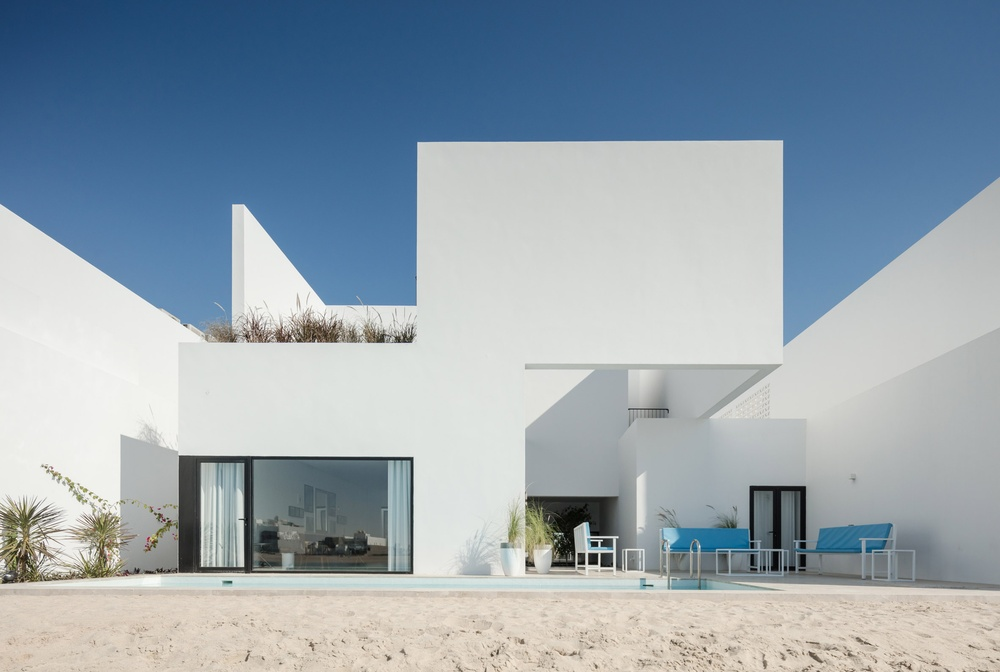
#> input picture images/house.jpg, 1000 x 672 px, shrunk from 2364 x 1588 before the run
$ python main.py
#> lines starting #> are read from the running program, lines starting #| are printed output that depends on the picture; after the words box and inside, x2 and y2 are one past the last pixel; in counts of white or black regions, pixels touching at a corner belong together
### harris.py
import matplotlib.pyplot as plt
import numpy as np
from scipy.ndimage import filters
from image_utils import append_images


def compute_harris_response(image, sigma: int = 5):
    """ Compute Harris corner detection response function for each pixel in an image (grayscale)"""

    # derivatives
    im_x = np.zeros(image.shape)
    filters.gaussian_filter(image, (sigma, sigma), (0, 1), im_x)
    im_y = np.zeros(image.shape)
    filters.gaussian_filter(image, (sigma, sigma), (1, 0), im_y)

    # Compute Components of Harris Matrix
    W_xx = filters.gaussian_filter(im_x * im_x, sigma)
    W_xy = filters.gaussian_filter(im_x * im_y, sigma)
    W_yy = filters.gaussian_filter(im_y * im_y, sigma)

    # determinant and trace
    W_det = W_xx * W_yy - W_xy ** 2
    W_trace = W_xx + W_yy

    return W_det / W_trace


def get_harris_points(harris_image, min_dist: int = 10, threshold: float = 0.1):
    """
    :param threshold:
    :param harris_image: harris response image
    :param min_dist:  minimum number of pixels separating
                        corners and image boundary
    :return:  Return corners
    """

    # find top corner candidate above a threshold
    corner_thresh = harris_image.max() * threshold
    harris_image_t = (harris_image > corner_thresh) * 1

    # get coordinates of corner candidate & their values
    coordinates = np.array(harris_image_t.nonzero()).T
    candidate_values = [harris_image[c[0], c[1]] for c in coordinates]

    # sort
    index = np.argsort(candidate_values)

    # store allowed position in array
    allowed_positions = np.zeros(harris_image.shape)
    allowed_positions[min_dist:-min_dist, min_dist:-min_dist] = 1

    # select best points taking min_dist into account
    filtered_coordinates = []
    for i in index:
        if allowed_positions[coordinates[i, 0], coordinates[i, 1]] == 1:
            filtered_coordinates.append(coordinates[i])
            allowed_positions[(coordinates[i, 0] - min_dist): (coordinates[i, 1] + min_dist),
            (coordinates[i, 1] - min_dist):(coordinates[i, 1] + min_dist)] = 0
    return filtered_coordinates


# [11 lines left out: function plot_harris_points, not called in this run]


def get_descriptors(image: np.array, filtered_coordinates: list, width: int = 5):
    """
    For each point return pixel value around the point using a neighbourhood of width (2*width+1)
    """
    descs = []
    for coords in filtered_coordinates:
        patch = image[coords[0] - width: coords[0] + width + 1, coords[1] - width: coords[1] + width + 1].flatten()
        descs.append(patch)
    return descs


def match(desc1, desc2, thresh: float = 0.5):
    """
    for each descriptor in the first image select its match to second image using normalized cross correlation
    """
    n = len(desc1[0])
    # pair-wise distances
    d = -np.ones((len(desc1), len(desc2)))
    for i in range(len(desc1)):
        for j in range(len(desc2)):
            d1 = (desc1[i] - np.mean(desc1[i])) / np.std(desc1[i])
            d2 = (desc2[j] - np.mean(desc2[j])) / np.std(desc2[j])
            ncc_value = np.sum(d1 * d2) / (n - 1)
            if ncc_value > thresh:
                d[i, j] = ncc_value
    ndx = np.argsort(-d)
    match_scores = ndx[:, 0]
    return match_scores


# [33 lines left out: functions match_two_sided, plot_matches, not called in this run]

### main.py
import numpy as np
import matplotlib.pyplot as plt
from PIL import Image

from harris import compute_harris_response, get_harris_points, \
    get_descriptors, match_two_sided, plot_matches, match

img1 = np.array(Image.open('images/house.jpg').convert('L'))
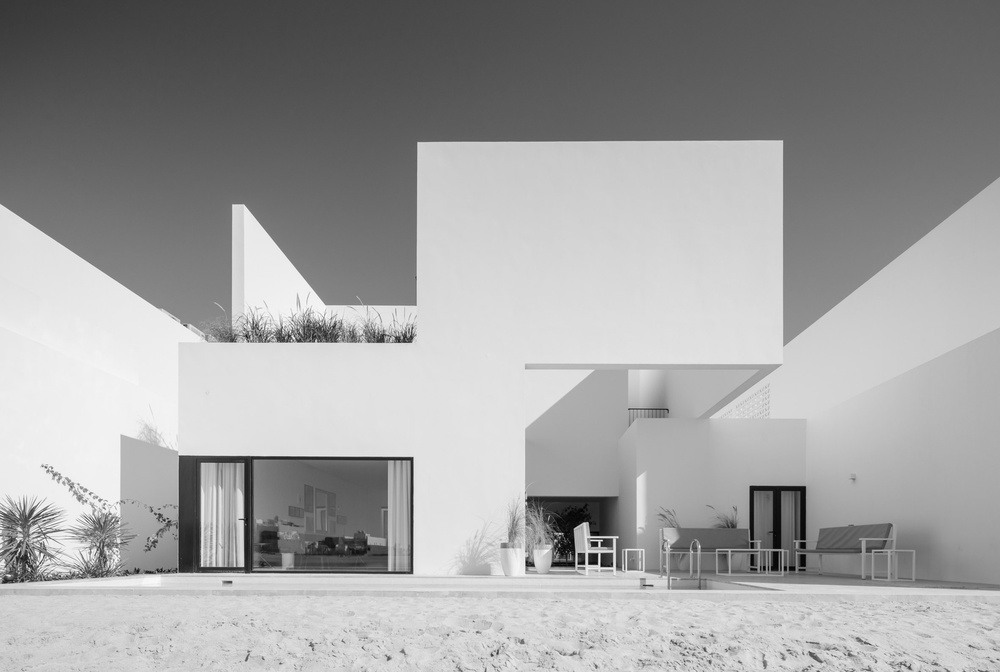
#> img1: shape (672, 1000); min 0, max 255, mean 160.3
img2 = np.array(Image.open('images/house2.jpg').convert('L'))
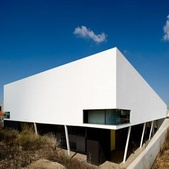
#> input picture images/house2.jpg, 169 x 169 px, shrunk from 400 x 400 before the run
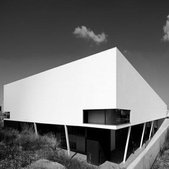
#> img2: shape (169, 169); min 0, max 255, mean 113.8
wid = 100

harris_img = compute_harris_response(img1, 5)
filtered_coords1 = get_harris_points(harris_img, wid + 1)
#> in get_harris_points, `corner_thresh = harris_image.max() * threshold`: corner_thresh = 1.93
#> in get_harris_points, `harris_image_t = (harris_image > corner_thresh) * 1`:
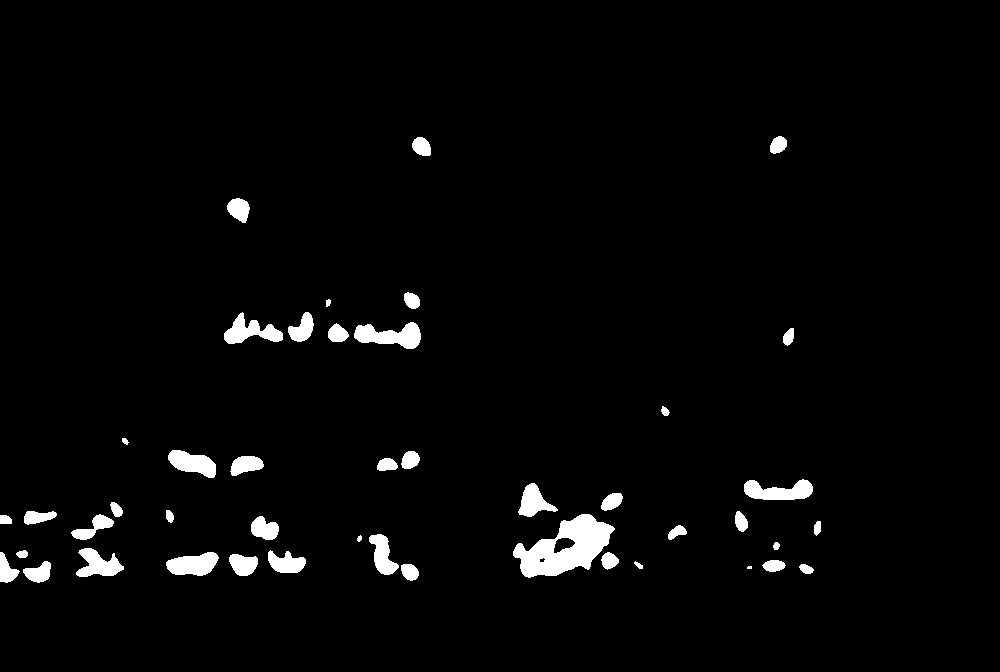
#> harris_image_t: shape (672, 1000) int64; values 0 (black) and 1 (white), 2.7% white; 45 white regions (1 under 20 px), largest, box (x1, y1, x2, y2) and area: (513, 514, 615, 578) 3415, (354, 322, 421, 349) 1089, (744, 479, 813, 500) 959
#> in get_harris_points, `coordinates = np.array(harris_image_t.nonzero()).T`: coordinates = 18386 pairs, first value 136 to 582, second value 0 to 820
#> in get_harris_points, `candidate_values = [harris_image[c[0], c[1]] for c in coordinates]`: candidate_values = 18386 values, max 19.27 at index 9651, min 1.93 at index 288, mean 3.71
#> in get_harris_points, `index = np.argsort(candidate_values)`: index = 18386 values, max 18385 at index 446, min 0 at index 216, mean 9192.5
#> the loop in get_harris_points, `for i in index:` made 18386 passes
#> i on passes 1 to 3: 288, 15210, 10852
#> after the loop in get_harris_points, `for i in index:`:
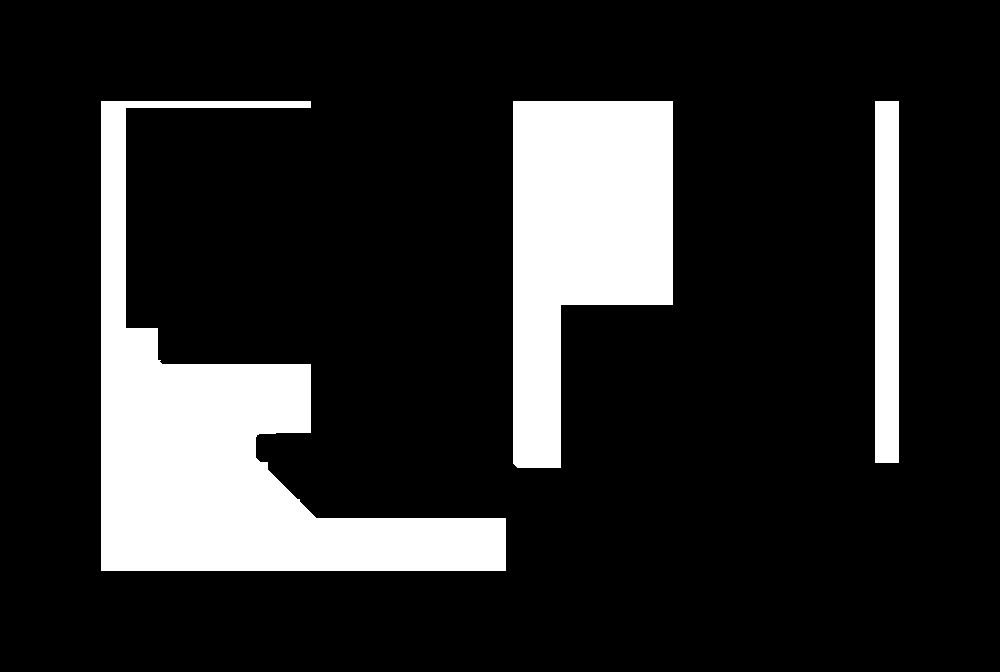
#> allowed_positions: shape (672, 1000) float64; values 0 (black) and 1 (white), 16.2% white; 3 white regions, box (x1, y1, x2, y2) and area: (101, 101, 506, 571) 60050, (513, 101, 673, 468) 40454, (875, 101, 899, 463) 8688
#> after the loop in get_harris_points, `for i in index:`: filtered_coordinates = 4837 pairs, first value 138 to 570, second value 101 to 805
#> filtered_coords1 has the same summary as filtered_coordinates in get_harris_points
d1 = get_descriptors(img1, filtered_coords1, wid)
#> the loop in get_descriptors, `for coords in filtered_coordinates:` made 4837 passes
#> coords on passes 1 to 3: [147, 412], [564, 805], [569, 607]
#> after the loop in get_descriptors, `for coords in filtered_coordinates:`: descs = 4837 items
#> d1 = 4837 items

harris_img = compute_harris_response(img2, 5)
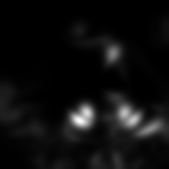
#> harris_img: shape (169, 169) float64; min 0.000161, max 23.08, mean 1.3; drawn with min black and max white
filtered_coords2 = get_harris_points(harris_img, wid + 1)
#> call 2 of get_harris_points, with min_dist = 101, threshold = 0.1
#> in get_harris_points (call 2), `corner_thresh = harris_image.max() * threshold`: corner_thresh = 2.31
#> in get_harris_points (call 2), `harris_image_t = (harris_image > corner_thresh) * 1`:
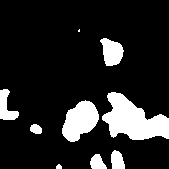
#> harris_image_t: shape (169, 169) int64; values 0 (black) and 1 (white), 14.7% white; 9 white regions (1 under 20 px), largest, box (x1, y1, x2, y2) and area: (102, 92, 169, 140) 1883, (62, 100, 99, 142) 1013, (100, 38, 124, 66) 461
#> in get_harris_points (call 2), `coordinates = np.array(harris_image_t.nonzero()).T`: coordinates = 4191 pairs, first value 29 to 168, second value 0 to 168
#> in get_harris_points (call 2), `candidate_values = [harris_image[c[0], c[1]] for c in coordinates]`: candidate_values = 4191 values, max 23.08 at index 2129, min 2.31 at index 1533, mean 5.97
#> in get_harris_points (call 2), `index = np.argsort(candidate_values)`: index = 4191 values, max 4190 at index 525, min 0 at index 3, mean 2095
#> the loop in get_harris_points (call 2), `for i in index:` made 4191 passes
#> i on passes 1 to 3: 1533, 3146, 2015
#> after the loop in get_harris_points (call 2), `for i in index:`: allowed_positions: shape (169, 169) float64; every value is 0
#> after the loop in get_harris_points (call 2), `for i in index:`: filtered_coordinates = []
#> filtered_coords2 = []
d2 = get_descriptors(img2, filtered_coords2, wid)
#> d2 = []

print('[INFO] Starting Matching ')
matches = match(d1, d2)
#> in match, `n = len(desc1[0])`: n = 40401
#> in match, `d = -np.ones((len(desc1), len(desc2)))`: d = empty array
#> (the run stopped early here; a loop or call above may not have finished)
